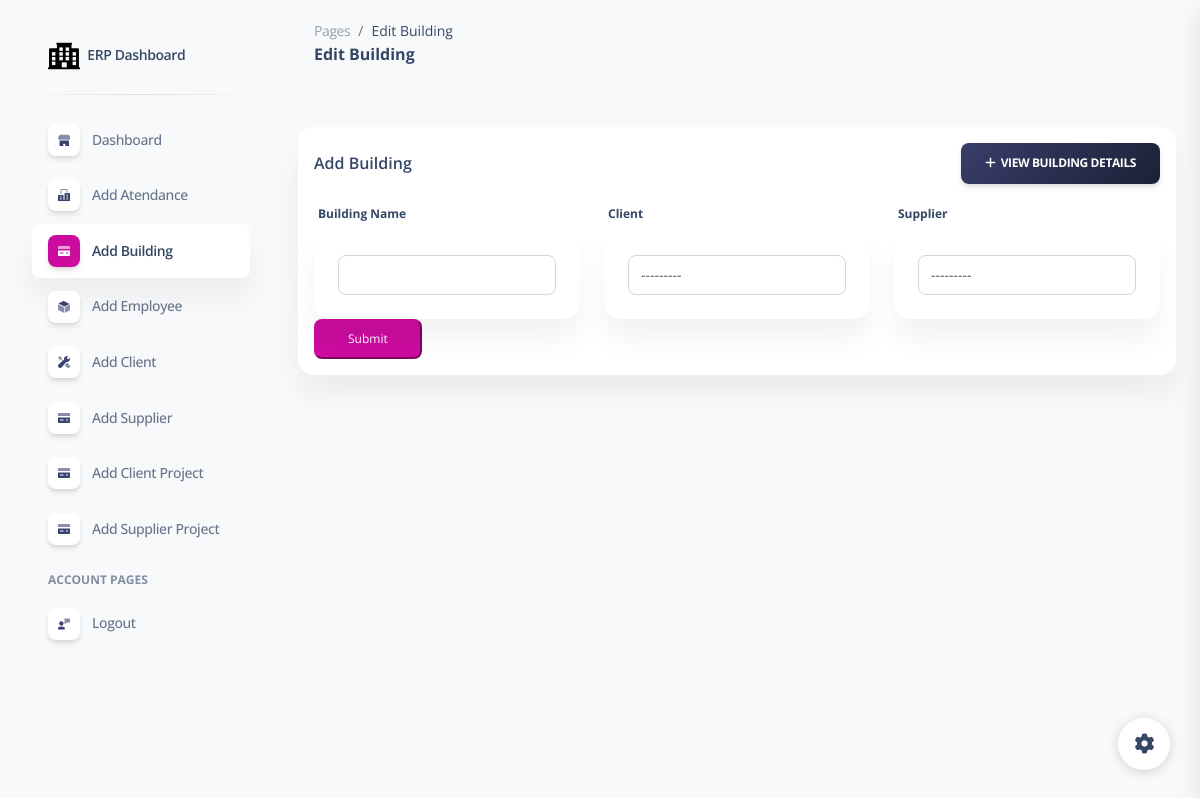
The app's page /edit_building/1/ (signed in), older data.
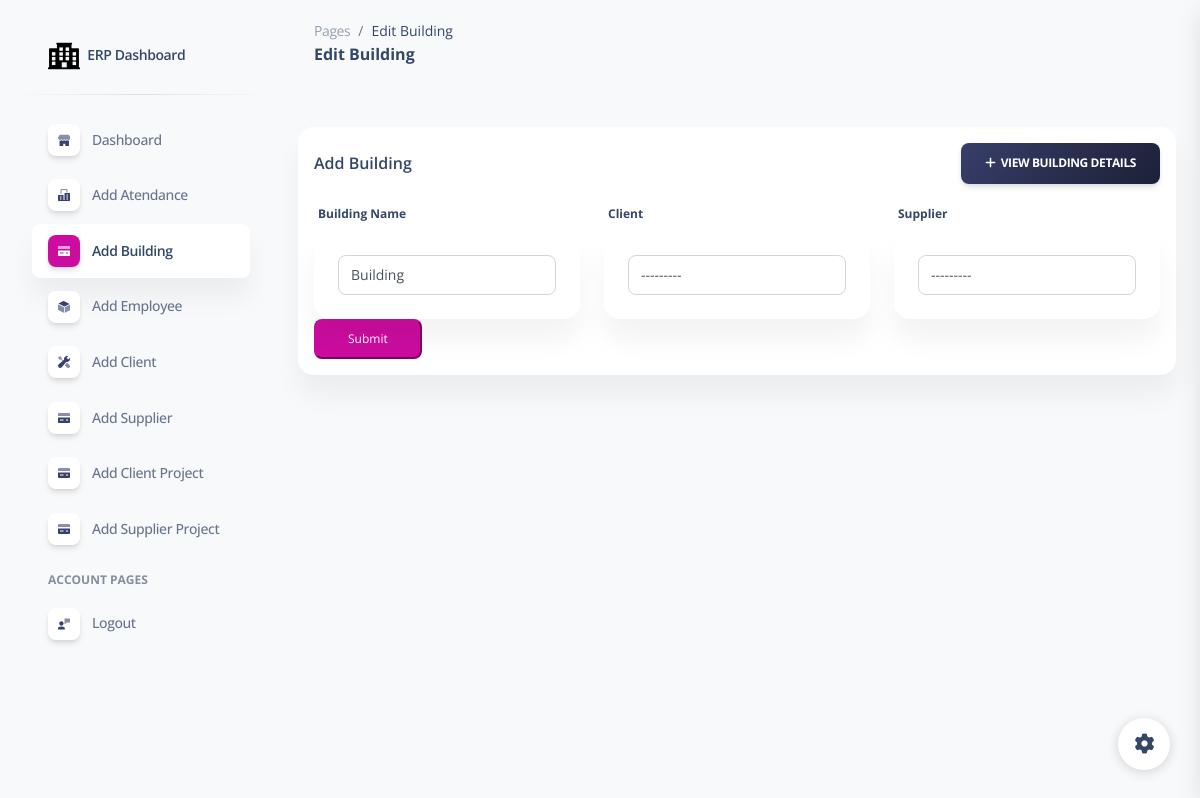
The same page, newer data.
### erpapp/models.py (models this page shows, shortened)
class Building(models.Model):
    building_name = models.CharField(max_length=255)
    client = models.ForeignKey(Client, on_delete=models.CASCADE, null=True, blank=True)
    supplier = models.ForeignKey(Supplier, on_delete=models.CASCADE, null=True, blank=True)

### erpapp/views.py (the view)
# urls.py: path('edit_building/<int:building_id>/', edit_building, name='edit_building'),
@login_required
def edit_building(request, building_id):
    building = get_object_or_404(Building, pk=building_id)
    clients = Client.objects.all()
    suppliers = Supplier.objects.all()
    if request.method == 'POST':
        form = BuildingForm(request.POST, instance=building)
        if form.is_valid():
            form.save()
            return redirect('building_list')  # Change 'building_list' to your actual building list URL
    else:
        form = BuildingForm(instance=building)
    return render(request, 'edit_building.html', {'form': form, 'clients': clients, 'suppliers': suppliers, 'building': building})

### erpapp/forms.py
class BuildingForm(forms.ModelForm):
    class Meta:
        model = Building
        fields = ['building_name', 'client', 'supplier']
    def __init__(self, *args, **kwargs):
        super().__init__(*args, **kwargs)
        self.fields['client'].widget.attrs.update({'class': 'form-control'})
        self.fields['supplier'].widget.attrs.update({'class': 'form-control'})
        self.fields['building_name'].widget.attrs.update({'class': 'form-control'})

### erpapp/models.py (called while the page is built)
    def __str__(self):
        return self.clientname

    def __str__(self):
        return self.supplier_name

### erpapp/templates/edit_building.html (shortened to what the changed rows need)
{% extends 'base.html' %}
{% load static %}
{% block content %}
<!DOCTYPE html>
<html lang="en">
<head>
  <link href="{% static  'css/nucleo-icons.css' %}" rel="stylesheet" />
  <link href="{% static  'css/nucleo-svg.css' %}" rel="stylesheet" />
  <link href="{% static '/css/nucleo-svg.css' %}" rel="stylesheet" />
  <link id="pagestyle" href="{% static 'css/soft-ui-dashboard.css' %}" rel="stylesheet" />
</head>
<body class="g-sidenav-show  bg-gray-100">
<main class="main-content position-relative max-height-vh-100 h-100 mt-1 border-radius-lg ">
    <div class="container-fluid py-4">
      <div class="row">
        <div class="col-lg-12">
          <div class="row">
            <form method="post">
            <div class="col-md-12 mb-lg-0 mb-4">
              <div class="card mt-4">
             <div class="card-body p-3">
        <div class="row">
            <div class="col-md-4 mb-md-0 mb-4">
                <div class="card card-body d-flex align-items-center">
                    {{ form.building_name }}
                </div>
            </div>
            <div class="col-md-4">
                <div class="card card-body d-flex align-items-center">
                    {{ form.client }}
                </div>
            </div>
            <div class="col-md-4">
                <div class="card card-body d-flex align-items-center">
                    {{ form.supplier }}
                </div>
            </div>
        </div>
    </form>
</div>
              </div>
            </div>
          </div>
{% endblock %}

Row changes from the older to the newer data that the page shows:
changed Building: building_name (not shown) → "Building"
